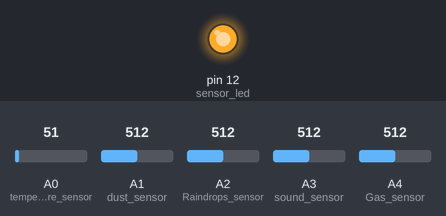
The sketch below on a simulated Arduino Uno, built with avr-gcc and run on an emulated ATmega328P. Parts: output pins drawn as LEDs (lit = HIGH). Inputs (shaded band) come from the test bench; at power-on: A0 (temperature_sensor) = 51, A1 (dust_sensor) = 512, A2 (Raindrops_sensor) = 512, A3 (sound_sensor) = 512, A4 (Gas_sensor) = 512. What the sketch prints to the serial monitor is not drawn.

Above: at 0.1 s.
Timing chart, 0 to 1.6 s (numbered marks = the images above):
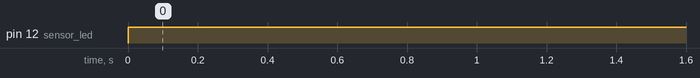

Measured:
- by itself, pin 12 (sensor_led): LOW → HIGH at 0.00 s

The sketch:

sensor.ino
```cpp
// C++ code
//
#include <SoftwareSerial.h>
SoftwareSerial BTSerial(9, 8); //9번을 RX로 8번을 TX로 지정한다. BTSerial이라는 이름으로 블루투스 모듈을 사용한다.


int temperature_sensor = A0;

int dust_sensor = A1;

int Raindrops_sensor = A2;

int sound_sensor = A3;
float Sound;

int Gas_sensor = A4;

int sensor_led     = 12;         // 미세먼지 센서 안에 있는 적외선 led 핀 번호
int sampling = 280;    // 적외선 led를 키고, 센서 값을 읽어 들여 미세먼지를 측정하는 샘플링 시간
int waiting = 40;
float stop_time = 9680;   // 센서를 구동하지 않는 시간


float temperature_value = 100;
float dust_value = 0;  // 센서에서 입력 받은 미세먼지 값
float dustDensityug = 0;  // ug/m^3 값을 계산

float rain = 0;
float Gas = 0;


int state = 0;

void setup()
{
  pinMode(temperature_sensor, INPUT);
  pinMode(dust_sensor, INPUT);
  pinMode(sensor_led,OUTPUT);
  pinMode(Raindrops_sensor, INPUT);
  pinMode(sound_sensor, INPUT);
  pinMode(Gas_sensor, INPUT);
  Serial.begin(9600); // 시리얼통신
  BTSerial.begin(9600); // HC05의 AT mode 와 데이터송수신에 사용
}

void loop()
{
  temperature_value = (analogRead(temperature_sensor)  / 9.31); // 센서에 따른 온도값 계산
  Serial.print("온도:");
  Serial.println(temperature_value);// 온도 입력, 출력


  digitalWrite(sensor_led, LOW);    // LED 켜기
  delayMicroseconds(sampling);   // 샘플링해주는 시간.

  dust_value = analogRead(dust_sensor); // 센서 값 읽어오기

  delayMicroseconds(waiting);  // 너무 많은 데이터 입력을 피해주기 위해 잠시 멈춰주는 시간.

  digitalWrite(sensor_led, HIGH); // LED 끄기
  delayMicroseconds(stop_time);   // LED 끄고 대기


  dustDensityug =(0.17 * (dust_value * (5.0 / 1024)) - 0.1) * 1000;    // 미세먼지 값 계산
  Serial.print("Dust Density [ug/m3]: ");            // 시리얼 모니터에 미세먼지 값 출력
  Serial.println(dustDensityug);

  rain = analogRead(Raindrops_sensor);
  Serial.print("빗방울 수위: ");
  Serial.println(rain);

  Sound = analogRead(sound_sensor);
  Serial.print("소음: ");
  Serial.println(Sound);

  Gas = analogRead(Gas_sensor);
  Serial.print("가스: ");
  Serial.println(Gas);
  Serial.println("");


  Serial.print("state: ");
  Serial.println(state);

  delay(1000);
  // 모터작동 if 문
  if (  (rain < 500) or (Sound >800) ) {
    state = 1;        // 대기 중 미세먼지가 나쁨 (80)이상일 때  빗물감지 시  소리 감지 시  온도(0도 이하)에 따른 state 변경
  }

  else {
    state = 0;
  }

  if(state == 1){
    //버튼이 눌러졌다면~
    BTSerial.write('1');

  }else{
    //버튼이 안눌러졌다면~
    BTSerial.write('0');
  }
  delay(200);

  }
```
